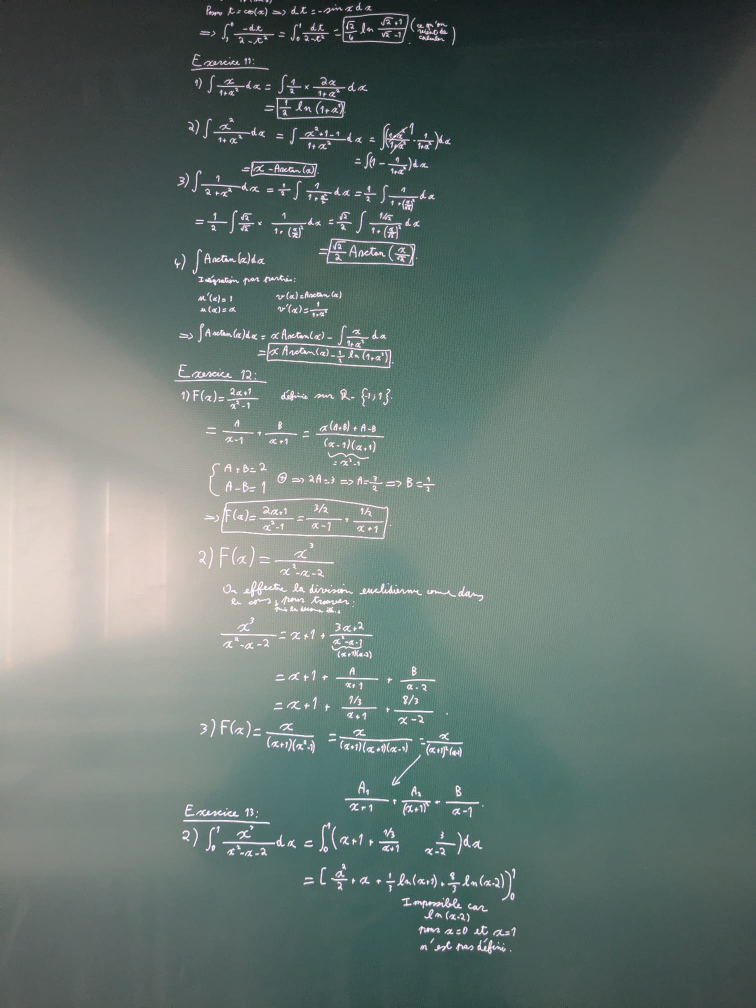
#> input picture ESIEA/Cours/Probabilités et Statistiques/TP/WhatsApp Image 2026-09-12 at 12.20.38.jpeg, 1512 x 2016 px, given in place of the camera (shown at 1/2 size)
$ python photo_copie.py   (older library calls are emulated)
#> lines starting #> are read from the running program, lines starting #| are printed output that depends on the picture; after the words box and inside, x2 and y2 are one past the last pixel; in counts of white or black regions, pixels touching at a corner belong together
"""
Photo de copie via webcam, avec détection de la feuille A4 et mise au point assistée.

  ESPACE  : compte à rebours 3 s (le temps de te placer), puis phase « mise au point » :
            le script attend que la feuille soit détectée, immobile et nette, garde
            l'image la plus nette, et l'enregistre (max ~7 s, sinon meilleure image vue).
  + / -   : mise au point manuelle (si la webcam le permet)   A : autofocus
  O       : ouvrir le dossier des photos       Q / Échap : quitter

Enregistre 2 fichiers dans %TEMP%/photos_copies :
  copie_<date>.jpg       -> feuille détourée et redressée (format A4) : c'est celle à envoyer
  copie_<date>_brut.jpg  -> l'image complète de la webcam

Installation : python -m pip install opencv-python numpy   |   Lancement : python photo_copie.py
"""
import os
import sys
import time
import tempfile
import subprocess
from collections import deque
from datetime import datetime

import cv2
import numpy as np

# ---------------- Réglages ----------------
DELAI = 3.0             # compte à rebours avant la mise au point (s)
FOCUS_MAX = 7.0         # durée max de la phase mise au point (s)
STABLE_MIN = 0.8        # durée mini où la feuille doit rester immobile (s)
PLATEAU = 0.7           # on déclenche quand la netteté ne progresse plus depuis X s
PROC_W = 640            # largeur de l'image utilisée pour la détection (vitesse)
A4_PX = (1654, 2339)    # taille de la feuille redressée (~200 dpi)
DOSSIER = os.path.join(tempfile.gettempdir(), "photos_copies")
FENETRE = "Photo copie  |  ESPACE photo  +/- focus  A autofocus  O dossier  Q quitter"

VERT, ORANGE, ROUGE, BLANC = (60, 200, 60), (0, 165, 255), (60, 60, 230), (255, 255, 255)


# ---------------- Caméra ----------------
def ouvrir_camera():
    backend = cv2.CAP_DSHOW if sys.platform == "win32" else cv2.CAP_ANY
    for index in range(3):
        cam = cv2.VideoCapture(index, backend)
        if cam.isOpened() and cam.read()[0]:
            cam.set(cv2.CAP_PROP_FRAME_WIDTH, 1920)
            cam.set(cv2.CAP_PROP_FRAME_HEIGHT, 1080)
            cam.set(cv2.CAP_PROP_AUTOFOCUS, 1)
            return cam
        cam.release()
    return None


# ---------------- Géométrie ----------------
# [22 lines left out: functions ordonner, dimensions, redresser, not called in this run]


# ---------------- Détection de la feuille ----------------
def _candidats(masque):
    cnts, _ = cv2.findContours(masque, cv2.RETR_EXTERNAL, cv2.CHAIN_APPROX_SIMPLE)
    return sorted(cnts, key=cv2.contourArea, reverse=True)[:3]


def detecter_feuille(frame):
    """
    Feuille blanche = zone claire ET peu saturée (la peau et les fonds colorés sont saturés).
    1. plusieurs seuils de luminosité (Otsu + percentiles) + seuil de saturation
    2. fermeture morphologique pour boucher l'écriture
    3. variante de chaque masque coupée sur les contours (sépare feuille / fond blanc)
    4. pour chaque zone : enveloppe convexe (efface les doigts qui mordent le bord),
       approximation à 4 coins, score = rectangularité × proximité du ratio A4 × taille
    Renvoie (quad en pleine résolution, score) ou (None, 0).
    """
    h, w = frame.shape[:2]
    k = PROC_W / w
    petit = cv2.GaussianBlur(cv2.resize(frame, (PROC_W, int(h * k))), (5, 5), 0)
    aire_img = petit.shape[0] * petit.shape[1]

    hsv = cv2.cvtColor(petit, cv2.COLOR_BGR2HSV)
    s, v = hsv[..., 1], hsv[..., 2]
    gris = cv2.cvtColor(petit, cv2.COLOR_BGR2GRAY)
    med = float(np.median(gris))
    bords = cv2.dilate(cv2.Canny(gris, max(10, 0.4 * med), max(30, 0.9 * med)), np.ones((3, 3), np.uint8))
    noyau = np.ones((15, 15), np.uint8)

    # Balayage de seuils de luminosité : si la feuille est devant un mur / t-shirt blanc,
    # elle est en général un peu plus claire ; à un seuil plus haut, elle se détache seule.
    otsu, _ = cv2.threshold(v, 0, 255, cv2.THRESH_BINARY + cv2.THRESH_OTSU)
    seuils = sorted({int(max(otsu, 90))} | {int(np.percentile(v, q)) for q in (75, 85, 92, 96)})
    masques = []
    for seuil in seuils:
        if seuil < 90:
            continue
        clair = ((v >= seuil) & (s <= 75)).astype(np.uint8) * 255
        m = cv2.morphologyEx(clair, cv2.MORPH_CLOSE, noyau)
        masques.append(m)
        coupe = cv2.morphologyEx(cv2.bitwise_and(m, cv2.bitwise_not(bords)), cv2.MORPH_OPEN, np.ones((5, 5), np.uint8))
        masques.append(coupe)

    ph, pw = petit.shape[:2]
    marge = 0.015 * max(ph, pw)

    meilleur, meilleur_score = None, 0.0
    for masque in masques:
        for cnt in _candidats(masque):
            aire = cv2.contourArea(cnt)
            if not (0.05 * aire_img < aire < 0.85 * aire_img):
                continue
            # Une feuille tenue en main est entièrement dans l'image : une zone claire
            # qui touche le bord de l'image est un mur, un t-shirt, une porte… -> rejet
            x, y, bw, bh = cv2.boundingRect(cnt)
            if x <= marge or y <= marge or x + bw >= pw - marge or y + bh >= ph - marge:
                continue
            hull = cv2.convexHull(cnt)
            aire_hull = cv2.contourArea(hull)
            (_, _), (rw, rh), _ = cv2.minAreaRect(hull)
            if rw * rh == 0:
                continue
            remplissage = aire_hull / (rw * rh)          # ~1 pour un rectangle
            ratio = max(rw, rh) / min(rw, rh)              # A4 : 1.414
            if remplissage < 0.85 or not (1.15 < ratio < 1.75):
                continue
            approx = cv2.approxPolyDP(hull, 0.02 * cv2.arcLength(hull, True), True)
            if len(approx) == 4 and cv2.isContourConvex(approx):
                quad = approx.reshape(4, 2)
            else:
                quad = cv2.boxPoints(cv2.minAreaRect(hull))
            score_ratio = np.exp(-((ratio - 1.414) / 0.3) ** 2)
            solidite = aire / aire_hull
            score = remplissage * score_ratio * (0.5 + 0.5 * solidite) * np.sqrt(aire / aire_img)
            if score > meilleur_score:
                meilleur, meilleur_score = quad, score

    if meilleur is None:
        return None, 0.0
    return ordonner(np.asarray(meilleur, np.float32) / k), meilleur_score


class Suivi:
    """Lisse les coins dans le temps et dit si la feuille est immobile."""

    def __init__(self, diag):
        self.diag = diag
        self.quad = None
        self.perdu = 0
        self.historique = deque()
        self.stable_depuis = None

    def maj(self, quad, t):
        if quad is None:
            self.perdu += 1
            if self.perdu > 6:
                self.quad, self.stable_depuis = None, None
                self.historique.clear()
            return
        self.perdu = 0
        if self.quad is None or np.linalg.norm(quad - self.quad, axis=1).mean() > 0.15 * self.diag:
            self.quad = quad.copy()
            self.historique.clear()
        else:
            self.quad = 0.6 * self.quad + 0.4 * quad
        self.historique.append((t, quad))
        while self.historique and t - self.historique[0][0] > 0.5:
            self.historique.popleft()
        stable = False
        if len(self.historique) >= 5:
            pile = np.stack([q for _, q in self.historique])
            stable = pile.std(axis=0).mean() < 0.005 * self.diag
        if stable:
            self.stable_depuis = self.stable_depuis or t
        else:
            self.stable_depuis = None

    def duree_stable(self, t):
        return 0.0 if self.stable_depuis is None else t - self.stable_depuis


# [13 lines left out: functions nettete, ameliorer, not called in this run]


# ---------------- Affichage ----------------
def texte(img, txt, pos, echelle=0.8, couleur=BLANC, ep=2):
    cv2.putText(img, txt, pos, cv2.FONT_HERSHEY_SIMPLEX, echelle, (0, 0, 0), ep + 4, cv2.LINE_AA)
    cv2.putText(img, txt, pos, cv2.FONT_HERSHEY_SIMPLEX, echelle, couleur, ep, cv2.LINE_AA)


def texte_centre(img, txt, echelle, ep, couleur=BLANC):
    (w, h), _ = cv2.getTextSize(txt, cv2.FONT_HERSHEY_SIMPLEX, echelle, ep)
    texte(img, txt, ((img.shape[1] - w) // 2, (img.shape[0] + h) // 2), echelle, couleur, ep)


# [19 lines left out: functions ouvrir_dossier, enregistrer, not called in this run]


# ---------------- Boucle principale ----------------
def main():
    os.makedirs(DOSSIER, exist_ok=True)
    cam = ouvrir_camera()
    if cam is None:
        print("Aucune webcam détectée (ou déjà utilisée par une autre appli).")
        sys.exit(1)
    print(f"Photos enregistrées dans : {DOSSIER}")

    ok, frame = cam.read()
#> frame is the input picture: shape (2016, 1512, 3); mean B, G, R 111.1, 116.2, 100.9
    H, W = frame.shape[:2]
    suivi = Suivi(np.hypot(W, H))
    zoom_apercu = min(1.0, 1280 / W)

    etat = "attente"              # attente -> compte -> focus -> attente
    t_etat = 0.0
    meilleure = None              # (netteté, frame, quad)
    t_progres = 0.0
    message, fin_message = "", 0.0
    focus_manuel = None

    while True:
        ok, frame = cam.read()
        if not ok:
            print("Lecture webcam impossible.")
            break
        t = time.time()

        quad_brut, _ = detecter_feuille(frame)
#> in detecter_feuille, `s, v = hsv[..., 1], hsv[..., 2]`:
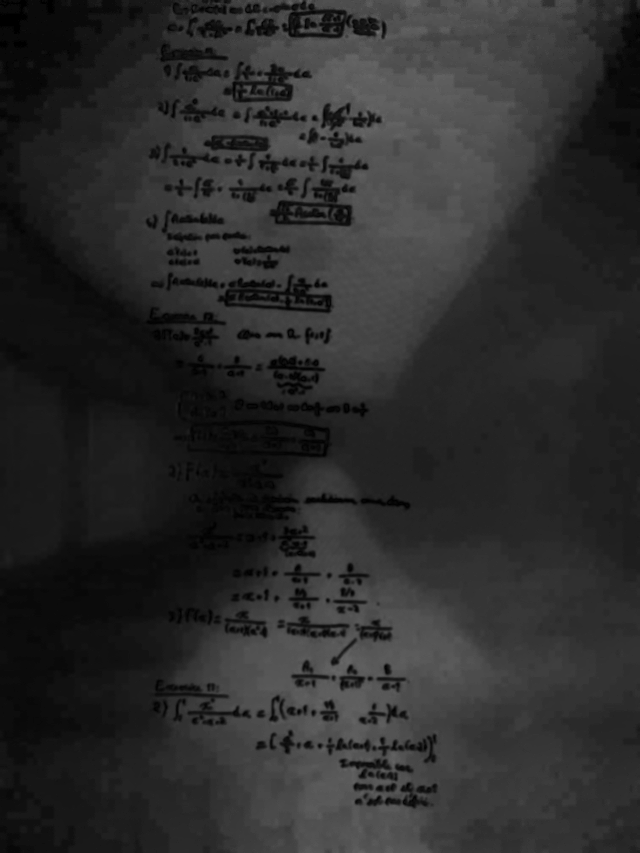
#> s: shape (853, 640); min 0, max 112, mean 43.5
#> in detecter_feuille, `s, v = hsv[..., 1], hsv[..., 2]`:
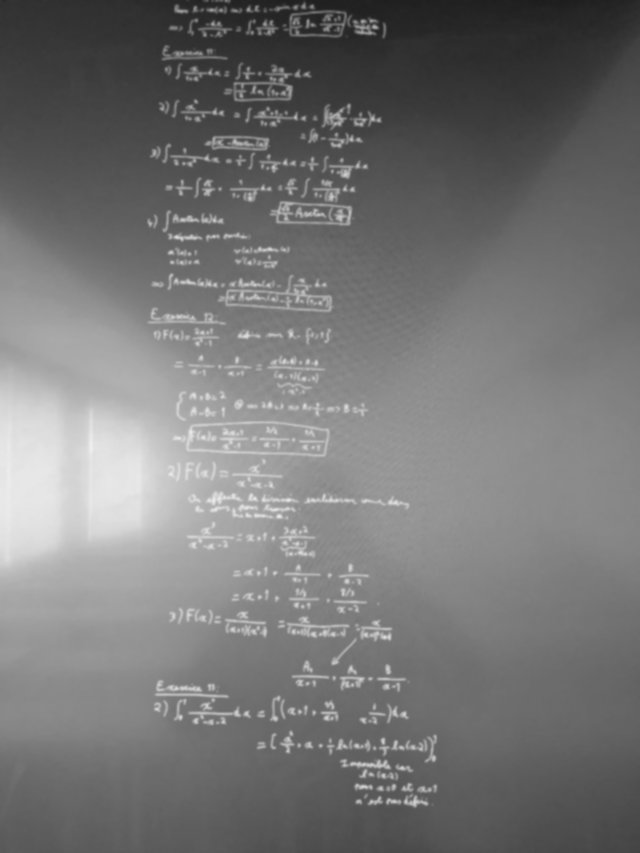
#> v: shape (853, 640); min 29, max 239, mean 117.1
#> in detecter_feuille, `med = float(np.median(gris))`: med = 107
#> in detecter_feuille, `bords = cv2.dilate(cv2.Canny(gris, max(10, 0.4 * med), max(30, 0.9 * m..`:
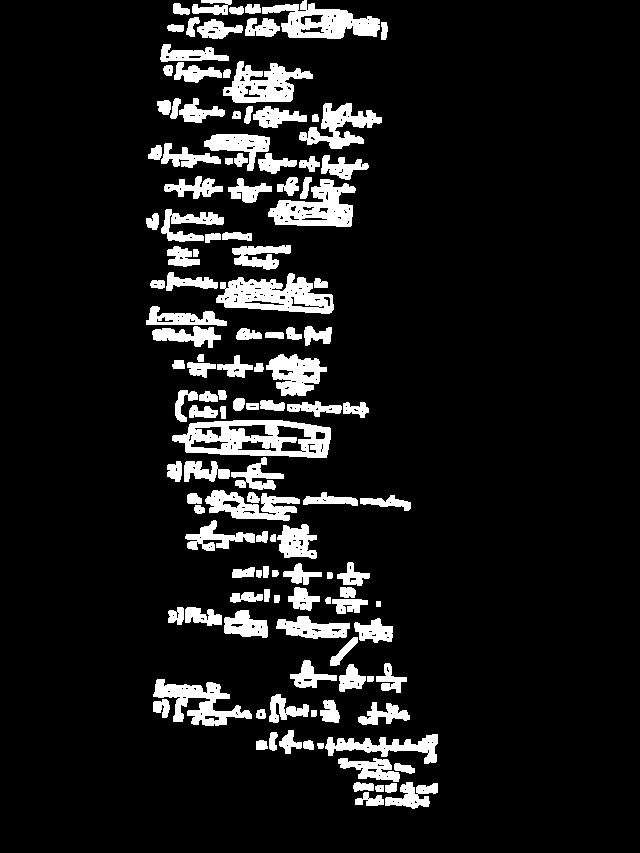
#> bords: shape (853, 640); 10.5% white; 128 white regions, largest, box (x1, y1, x2, y2) and area: (172, 420, 331, 458) 3600, (216, 273, 334, 314) 2841, (262, 0, 380, 39) 2388
#> in detecter_feuille, `otsu, _ = cv2.threshold(v, 0, 255, cv2.THRESH_BINARY + cv2.THRESH_OTSU)`: otsu = 119
#> in detecter_feuille, `seuils = sorted({int(max(otsu, 90))} | {int(np.percentile(v, q)) for q..`: seuils = [119, 142, 156, 175, 203]
#> the loop in detecter_feuille, `for seuil in seuils:` made 5 passes
#> seuil on passes 1 to 5: 119, 142, 156, 175, 203
#> pass 1, in detecter_feuille, `coupe = cv2.morphologyEx(cv2.bitwise_and(m, cv2.bitwise_not(bords)), c..`:
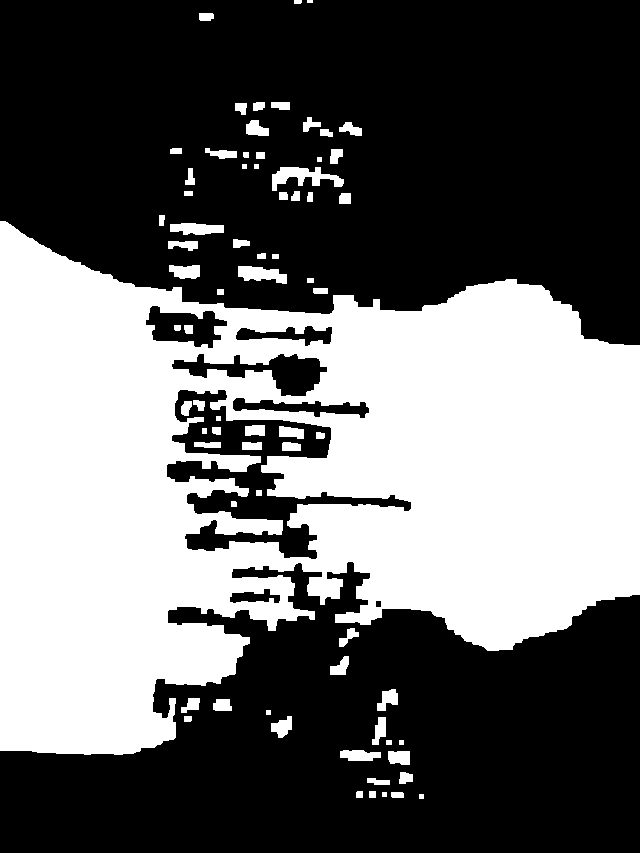
#> coupe: shape (853, 640); 40.4% white; 72 white regions (1 under 20 px), largest, box (x1, y1, x2, y2) and area: (0, 221, 640, 755) 210836, (272, 167, 344, 191) 831, (238, 266, 287, 284) 576
#> after the loop in detecter_feuille, `for seuil in seuils:`:
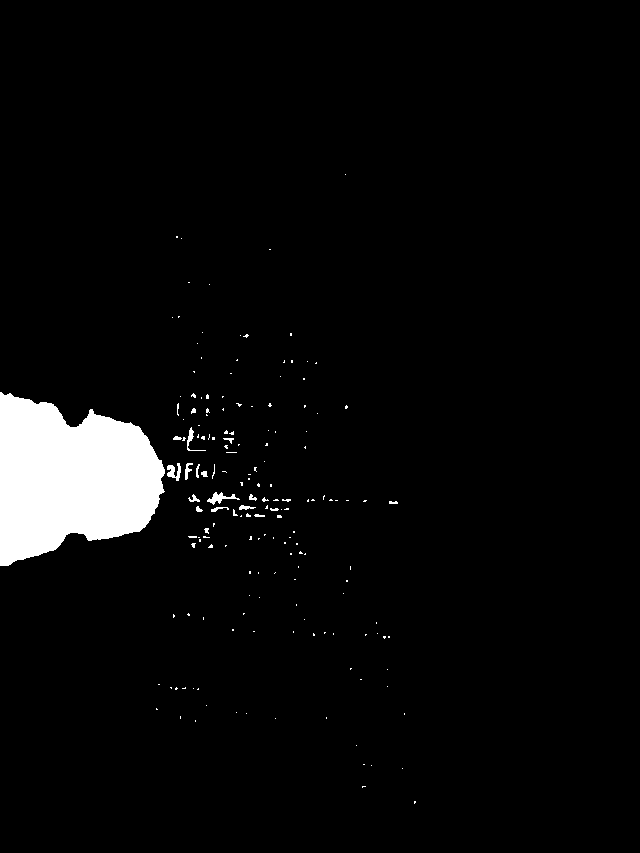
#> clair: shape (853, 640); 4% white; 171 white regions (152 under 20 px), largest, box (x1, y1, x2, y2) and area: (0, 392, 165, 566) 20367, (207, 492, 240, 505) 160, (167, 463, 181, 481) 141
#> after the loop in detecter_feuille, `for seuil in seuils:`:
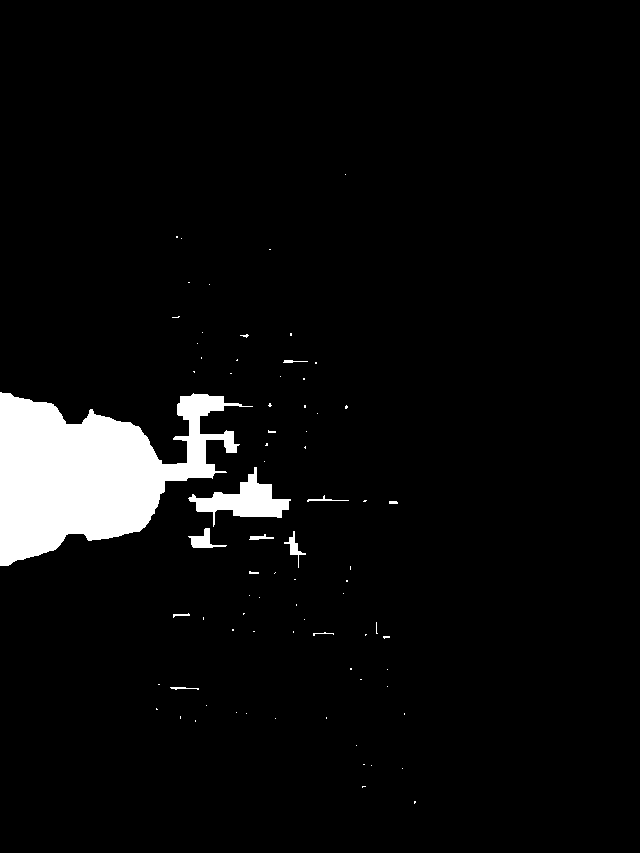
#> m: shape (853, 640); 4.9% white; 77 white regions (65 under 20 px), largest, box (x1, y1, x2, y2) and area: (0, 392, 253, 566) 23411, (188, 467, 291, 527) 2259, (188, 528, 227, 548) 314
#> after the loop in detecter_feuille, `for seuil in seuils:`: masques = 10 items
#> the loop in detecter_feuille, `for masque in masques:` made 10 passes
#> after the loop in detecter_feuille, `for masque in masques:`: meilleur_score = 0
        suivi.maj(quad_brut, t)
        quad = suivi.quad
        stable = suivi.duree_stable(t)

        # ---- logique de capture ----
        net = None
        if etat == "compte" and t - t_etat >= DELAI:
            etat, t_etat, meilleure, t_progres = "focus", t, None, t
        if etat == "focus":
            if quad is not None and stable > 0.2:
                net = nettete(frame, quad)
                if meilleure is None or net > meilleure[0] * 1.03:
                    t_progres = t
                if meilleure is None or net > meilleure[0]:
                    meilleure = (net, frame.copy(), quad.copy())
            fini = (meilleure is not None and stable >= STABLE_MIN and t - t_progres >= PLATEAU)
            if fini or t - t_etat >= FOCUS_MAX:
                etat = "attente"
                if meilleure is not None:
                    nom = enregistrer(meilleure[1], meilleure[2])
                    message, fin_message = f"Enregistree : {nom}", t + 2.5
                    frame = np.full_like(frame, 255)  # flash
                    quad = None
                else:
                    print("Aucune feuille détectée : rien n'a été enregistré.")
                    message, fin_message = "Aucune feuille detectee : rien enregistre", t + 3

        # ---- affichage ----
        apercu = frame.copy()
        if quad is not None:
            if etat == "focus" and net is not None and meilleure is not None and net >= 0.9 * meilleure[0]:
                couleur = VERT
            elif stable > 0.2:
                couleur = VERT if etat == "attente" else ORANGE
            else:
                couleur = ORANGE
            cv2.polylines(apercu, [quad.astype(np.int32)], True, couleur, 6, cv2.LINE_AA)
            for p in quad.astype(np.int32):
                cv2.circle(apercu, tuple(p), 14, couleur, -1, cv2.LINE_AA)

        if zoom_apercu < 1:
            apercu = cv2.resize(apercu, None, fx=zoom_apercu, fy=zoom_apercu, interpolation=cv2.INTER_AREA)

        if etat == "compte":
            texte_centre(apercu, str(int(DELAI - (t - t_etat)) + 1), 6, 12)
        elif etat == "focus":
            if quad is None:
                info = "Feuille non detectee : montre-la entiere, sur fond sombre"
            elif stable < STABLE_MIN:
                info = "Ne bouge plus..."
            else:
                info = "Mise au point..."
            texte(apercu, info, (20, apercu.shape[0] - 60), 0.9, ORANGE)
            if meilleure is not None and net is not None:
                ratio = min(1.0, net / meilleure[0])
                x0, y0, lg = 20, apercu.shape[0] - 35, 300
                cv2.rectangle(apercu, (x0, y0), (x0 + lg, y0 + 14), (40, 40, 40), -1)
                cv2.rectangle(apercu, (x0, y0), (x0 + int(lg * ratio), y0 + 14), VERT, -1)
            restant = FOCUS_MAX - (t - t_etat)
            texte(apercu, f"{restant:.0f}s", (340, apercu.shape[0] - 22), 0.6)
        else:
            etat_feuille = "feuille detectee" if quad is not None else "feuille non detectee"
            texte(apercu, f"ESPACE pour photographier  ({etat_feuille})", (20, apercu.shape[0] - 25), 0.7,
                  VERT if quad is not None else ROUGE)

        mode_focus = "autofocus" if focus_manuel is None else f"focus manuel {focus_manuel}"
        texte(apercu, mode_focus, (apercu.shape[1] - 260, 30), 0.6)
#> call 2 of texte, with txt = 'autofocus', pos = (1020, 30), echelle = 0.6, couleur = (255, 255, 255), ep = 2
#> in texte (call 2), `cv2.putText(img, txt, pos, cv2.FONT_HERSHEY_SIMPLEX, echelle, couleur,..`:
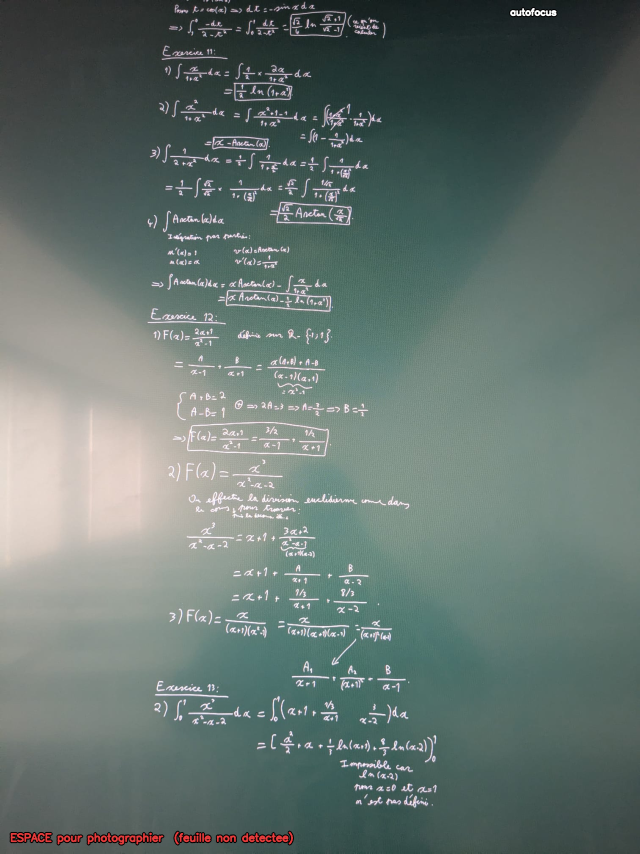
#> img: shape (1707, 1280, 3) (shown at 1/2 size); mean B, G, R 110.9, 116, 101.2
        if t < fin_message:
            texte(apercu, message, (20, 40), 0.8, VERT)

        cv2.imshow(FENETRE, apercu)
        touche = cv2.waitKey(1) & 0xFF
#> (key q is pressed here)

        if touche == ord(" ") and etat == "attente":
            etat, t_etat = "compte", t
        elif touche in (ord("+"), ord("="), ord("-")):
            if focus_manuel is None:
                cam.set(cv2.CAP_PROP_AUTOFOCUS, 0)
                actuel = cam.get(cv2.CAP_PROP_FOCUS)
                focus_manuel = int(actuel) if actuel >= 0 else 30
            focus_manuel = max(0, focus_manuel + (5 if touche != ord("-") else -5))
            cam.set(cv2.CAP_PROP_FOCUS, focus_manuel)
        elif touche in (ord("a"), ord("A")):
            focus_manuel = None
            cam.set(cv2.CAP_PROP_AUTOFOCUS, 1)
        elif touche in (ord("o"), ord("O")):
            ouvrir_dossier()
        elif touche in (ord("q"), ord("Q"), 27):
            break
        if cv2.getWindowProperty(FENETRE, cv2.WND_PROP_VISIBLE) < 1:
            break

    cam.release()
    cv2.destroyAllWindows()


if __name__ == "__main__":
    main()
